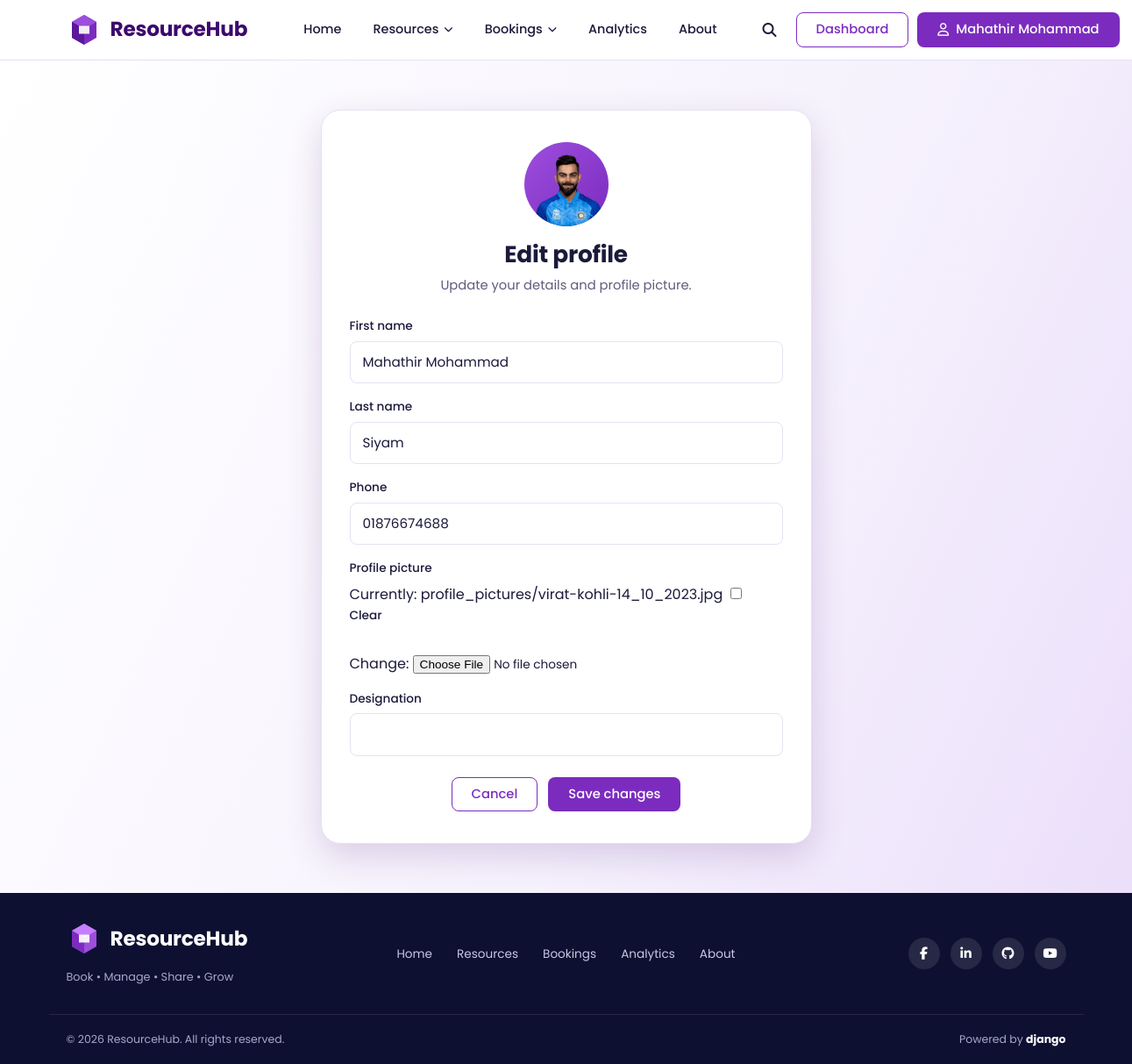
The app's page /accounts/profile/update/ (signed in) with its own data.
### accounts/models.py (models this page shows, shortened)
class User(AbstractUser):
    ROLE_CHOICES = [
        ("student", "Student"),
        ("teacher", "Teacher"),
        ("admin", "Administrator"),
    ]
    email = models.EmailField(unique=True)
    role = models.CharField(
        max_length=20,
        choices=ROLE_CHOICES,
        default="student",
    )
    department = models.CharField(
        max_length=100,
        blank=True,
    )
    email_verified = models.BooleanField(default=False)

class Profile(models.Model):
    user = models.OneToOneField(
        settings.AUTH_USER_MODEL,
        on_delete=models.CASCADE,
        related_name="profile",
    )
    first_name = models.CharField(
        max_length=120,
        blank=True,
    )
    last_name = models.CharField(
        max_length=100,
        blank=True,
    )
    phone = models.CharField(
        max_length=20,
        blank=True,
    )
    profile_picture = models.ImageField(
        upload_to="profile_pictures/",
        blank=True,
        null=True,
    )
    designation = models.CharField(
        max_length=100,
        blank=True,
    )

### accounts/views.py (the view)
# urls.py: path("profile/update/", views.update_profile, name="update_profile"),
@login_required
def update_profile(request):
    profile, created = Profile.objects.get_or_create(
        user=request.user,
    )
    if request.method == "POST":
        form = ProfileForm(
            request.POST,
            request.FILES,
            instance=profile,
        )
        if form.is_valid():
            form.save()
            messages.success(
                request,
                "Your profile has been updated successfully.",
            )
            return redirect("accounts:profile")
    else:
        form = ProfileForm(instance=profile)
    return render(
        request,
        "accounts/profile_edit.html",
        {
            "form": form,
            "profile": profile,
        },
    )

### accounts/forms.py
class ProfileForm(forms.ModelForm):
    class Meta:
        model = Profile
        fields = [
            "first_name",
            "last_name",
            "phone",
            "profile_picture",
            "designation",
        ]

### templates/accounts/profile_edit.html (shortened to what this page needs)
{% extends 'core/base.html' %}
{% load static %}
{% block extra_css %}
  <link rel="stylesheet" href="{% static 'css/accounts.css' %}">
{% endblock %}
{% block content %}
<section class="auth-page">
  <div class="auth-card wide">
    <div class="avatar">
      {% if profile.profile_picture %}
        <img src="{{ profile.profile_picture.url }}" alt="Current profile picture">
      {% else %}
        {{ profile.first_name|default:user.username|slice:":1" }}
      {% endif %}
    </div>
    <h1>Edit profile</h1>
    <p class="auth-sub">Update your details and profile picture.</p>
    <form method="post" enctype="multipart/form-data" class="auth-form" novalidate>
      {% for field in form %}
      <div class="field{% if field.errors %} has-error{% endif %}">
        <label for="{{ field.id_for_label }}">{{ field.label }}</label>
        {{ field }}
      </div>
      {% endfor %}
      <div class="auth-actions" style="margin-top:8px">
        <a class="btn btn-outline" href="{% url 'accounts:profile' %}">Cancel</a>
        <button type="submit" class="btn btn-primary">Save changes</button>
      </div>
    </form>
  </div>
</section>
{% endblock %}

### templates/core/base.html (shortened to what this page needs)
{% load static %}
<!DOCTYPE html>
<html lang="en">
<head>
  <link rel="stylesheet" href="https://cdnjs.cloudflare.com/ajax/libs/font-awesome/6.5.2/css/all.min.css">
  <link rel="stylesheet" href="{% static 'css/master.css' %}">
  {% block extra_css %}{% endblock %}
</head>
<body>
  {% url 'analytics:analytics_dashboard' as analytics_url %}
  {% url 'core:about' as about_url %}
  {% with app=request.resolver_match.app_name page=request.resolver_match.url_name %}
  <header class="site-header" id="siteHeader">
    <div class="container header-inner">
      <a href="/" class="brand" aria-label="ResourceHub home">
        <svg class="brand-mark" viewBox="0 0 40 40" width="40" height="40" aria-hidden="true">
          <path d="M20 3 34 11v18L20 37 6 29V11z" fill="#7B2CBF"/>
          <path d="M20 3 34 11 20 19 6 11z" fill="#9D4EDD"/>
          <path d="M20 19v18L6 29V11z" fill="#5A189A"/>
          <path d="M14 15.5h12v9H14z" fill="#fff" opacity=".92"/>
        </svg>
        <span class="brand-name">ResourceHub</span>
      </a>
      <div class="nav-panel">
        <nav aria-label="Main navigation">
          <ul class="nav-list">
            <li><a class="nav-link{% if page == 'home' %} active{% endif %}" href="/">Home</a></li>
            <li>
              <details class="has-dropdown">
                <summary class="nav-link{% if app == 'resources' %} active{% endif %}">
                  Resources <i class="fa-solid fa-chevron-down" aria-hidden="true"></i>
                </summary>
              </details>
            </li>
            {% if user.is_authenticated %}
            <li>
              <details class="has-dropdown">
                <summary class="nav-link{% if app == 'bookings' or app == 'checkins' or app == 'sharings' %} active{% endif %}">
                  Bookings <i class="fa-solid fa-chevron-down" aria-hidden="true"></i>
                </summary>
              </details>
            </li>
            {% else %}
            <li><a class="nav-link{% if app == 'bookings' %} active{% endif %}" href="{% url 'bookings:booking_list' %}">Bookings</a></li>
            {% endif %}
            <li><a class="nav-link{% if app == 'analytics' %} active{% endif %}" href="{{ analytics_url|default:'/' }}">Analytics</a></li>
            <li><a class="nav-link{% if page == 'about' %} active{% endif %}" href="{{ about_url|default:'/' }}">About</a></li>
          </ul>
        </nav>
        <div class="nav-tools">
          <label for="searchToggle" class="icon-btn" title="Search resources">
            <i class="fa-solid fa-magnifying-glass" aria-hidden="true"></i>
          </label>
          {% if user.is_authenticated %}
            {% if user.is_staff or user.is_superuser or user.role == 'admin' %}
              <a class="btn btn-outline" href="{% url 'core:admin_dashboard' %}">Dashboard</a>
            {% else %}
              <a class="btn btn-outline" href="{% url 'accounts:profile' %}">Dashboard</a>
            {% endif %}
            <a class="btn btn-primary" href="{% url 'accounts:profile' %}">
              <i class="fa-regular fa-user" aria-hidden="true"></i> {{ user.profile.first_name|default:user.username }}
            </a>
            <form method="post" action="{% url 'accounts:logout' %}" class="logout-form">
              <button type="submit" class="icon-btn" aria-label="Log out" title="Log out">
              </button>
            </form>
          {% else %}
            <a class="btn btn-outline" href="{% url 'accounts:login' %}">Login</a>
            <a class="btn btn-primary" href="{% url 'accounts:register' %}">Register</a>
          {% endif %}
        </div>
      </div>
    </div>
  </header>
  {% endwith %}
  <main id="main">
    {% block content %}{% endblock %}
  </main>
  <footer class="site-footer">
    <div class="container footer-inner">
      <div class="footer-brand">
        <a href="/" class="brand brand-light">
          <svg class="brand-mark" viewBox="0 0 40 40" width="40" height="40" aria-hidden="true">
            <path d="M20 3 34 11v18L20 37 6 29V11z" fill="#9D4EDD"/>
            <path d="M20 3 34 11 20 19 6 11z" fill="#C77DFF"/>
            <path d="M20 19v18L6 29V11z" fill="#7B2CBF"/>
            <path d="M14 15.5h12v9H14z" fill="#fff" opacity=".92"/>
          </svg>
          <span class="brand-name">ResourceHub</span>
        </a>
        <p class="footer-tagline">Book &bull; Manage &bull; Share &bull; Grow</p>
      </div>
      <nav class="footer-nav" aria-label="Footer navigation">
        <a href="/">Home</a>
        <a href="{% url 'resources:resource_list' %}">Resources</a>
        <a href="{% url 'bookings:booking_list' %}">Bookings</a>
        <a href="{{ analytics_url|default:'/' }}">Analytics</a>
        <a href="{{ about_url|default:'/' }}">About</a>
      </nav>
      <ul class="social">
        <li><a href="https://www.facebook.com/" target="_blank" rel="noopener noreferrer" aria-label="Facebook"><i class="fa-brands fa-facebook-f"></i></a></li>
        <li><a href="https://www.linkedin.com/" target="_blank" rel="noopener noreferrer" aria-label="LinkedIn"><i class="fa-brands fa-linkedin-in"></i></a></li>
        <li><a href="https://github.com/" target="_blank" rel="noopener noreferrer" aria-label="GitHub"><i class="fa-brands fa-github"></i></a></li>
        <li><a href="https://www.youtube.com/" target="_blank" rel="noopener noreferrer" aria-label="YouTube"><i class="fa-brands fa-youtube"></i></a></li>
      </ul>
    </div>
    <div class="container footer-bottom">
      <p>&copy; {% now "Y" %} ResourceHub. All rights reserved.</p>
      <p>Powered by <strong>django</strong></p>
    </div>
  </footer>
</body>
</html>

### static/css/master.css (style rules this page uses)
:root { --brand: #7B2CBF; --brand-dark: #5A189A; --brand-deep: #3C096C; --brand-light: #9D4EDD; --brand-soft: #F3EBFB; --lavender: #F6F2FD; --ink: #1B1A3B; --muted: #5E5C7E; --line: #E6E1F2; --white: #FFFFFF; --navy: #0D1030; --success: #1FA971; --warning: #D98A0B; --danger: #D64550; --radius-sm: 8px; --radius: 14px; --radius-lg: 22px; --shadow: 0 6px 24px rgba(60, 9, 108, .08); --shadow-lg: 0 14px 40px rgba(60, 9, 108, .16); --font: 'Poppins', system-ui, -apple-system, 'Segoe UI', sans-serif; --script: 'Caveat', 'Segoe Script', cursive; --container: 1180px; --header-h: 68px; }
*, *::before, *::after { box-sizing: border-box; }
html { scroll-behavior: smooth; -webkit-text-size-adjust: 100%; }
body { margin: 0; font-family: var(--font); font-size: 1rem; line-height: 1.6; color: var(--ink); background: var(--white); -webkit-font-smoothing: antialiased; }
img, svg { max-width: 100%; display: block; }
a { color: inherit; text-decoration: none; }
ul { list-style: none; margin: 0; padding: 0; }
h1, h2, h3, p { margin: 0; }
button, input { font: inherit; color: inherit; }
button, label[for] { cursor: pointer; }
.container { width: 100%; max-width: var(--container); margin-inline: auto; padding-inline: 20px; }
.btn { display: inline-flex; align-items: center; justify-content: center; gap: 8px; padding: 10px 22px; border: 1.5px solid transparent; border-radius: var(--radius-sm); font-weight: 500; font-size: .92rem; line-height: 1.2; white-space: nowrap; transition: background-color .2s, color .2s, border-color .2s, box-shadow .2s; }
.btn-primary { background: var(--brand); color: #fff; }
.btn-outline { background: #fff; color: var(--brand); border-color: var(--brand); }
.icon-btn { display: inline-grid; place-items: center; width: 40px; height: 40px; background: transparent; border: 0; border-radius: 50%; color: var(--ink); font-size: 1rem; transition: background-color .2s, color .2s; }
.site-header { position: sticky; top: 0; z-index: 100; background: rgba(255, 255, 255, .96); backdrop-filter: blur(8px); border-bottom: 1px solid var(--line); }
.header-inner { display: flex; align-items: center; justify-content: space-between; gap: 24px; min-height: var(--header-h); }
.brand { display: inline-flex; align-items: center; gap: 10px; flex-shrink: 0; }
.brand-name { font-size: 1.45rem; font-weight: 700; letter-spacing: -.01em; color: var(--brand-deep); }
.brand-light .brand-name { color: #fff; }
.nav-panel { display: flex; align-items: center; flex: 1; justify-content: space-between; gap: 24px; }
.nav-list { display: flex; align-items: center; gap: 4px; margin-left: 24px; }
.nav-link { display: inline-flex; align-items: center; gap: 6px; padding: 8px 16px; border: 0; background: transparent; border-radius: 999px; font-size: .9rem; font-weight: 500; color: var(--ink); transition: background-color .2s, color .2s; }
.nav-link i { font-size: .65rem; transition: transform .2s; }
.has-dropdown { position: relative; }
.has-dropdown summary { list-style: none; cursor: pointer; }
.nav-tools { display: flex; align-items: center; gap: 10px; }
.logout-form { margin: 0; display: inline-flex; }
.site-footer { background: var(--navy); color: #C9C7E3; }
.footer-inner { display: grid; grid-template-columns: 1fr auto 1fr; align-items: center; gap: 24px; padding-block: 32px; }
.footer-tagline { margin-top: 6px; font-size: .8rem; color: #A9A6CC; }
.footer-nav { display: flex; flex-wrap: wrap; justify-content: center; gap: 8px 28px; font-size: .85rem; }
.social { display: flex; justify-content: flex-end; gap: 12px; }
.social a { display: grid; place-items: center; width: 36px; height: 36px; border-radius: 50%; background: rgba(255, 255, 255, .1); color: #fff; font-size: .9rem; transition: background-color .2s; }
.footer-bottom { display: flex; justify-content: space-between; gap: 12px; flex-wrap: wrap; padding-block: 18px; border-top: 1px solid rgba(255, 255, 255, .1); font-size: .78rem; color: #A9A6CC; }
.footer-bottom strong { color: #fff; }

### records on screen
User: profile.first_name "Mahathir Mohammad"
Profile: profile_picture (picture), form "Mahathir Mohammad" "Siyam" "01876674688"

### other values on screen
{{ field.label }} "First name" "Last name" "Phone" "Profile picture" "Designation"
